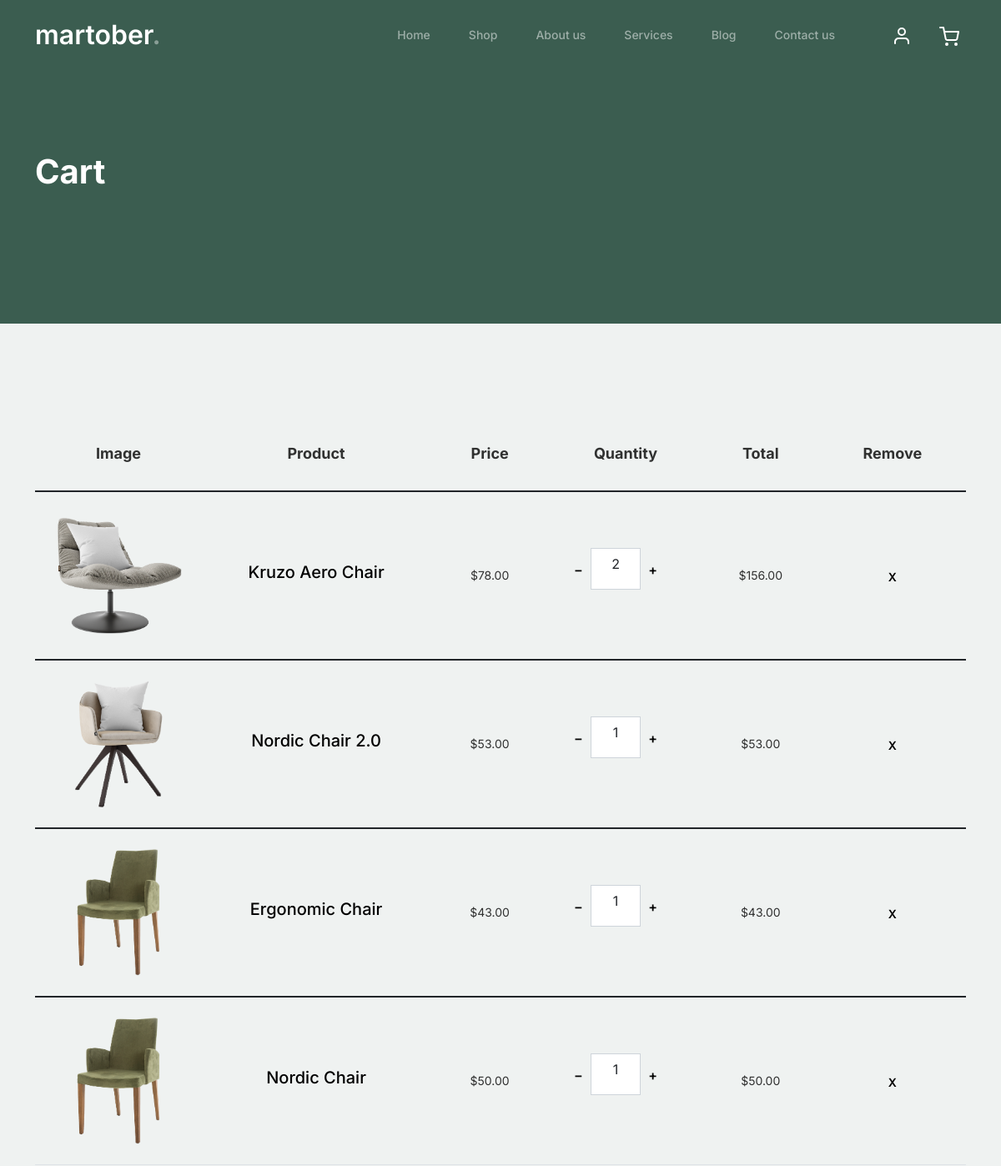
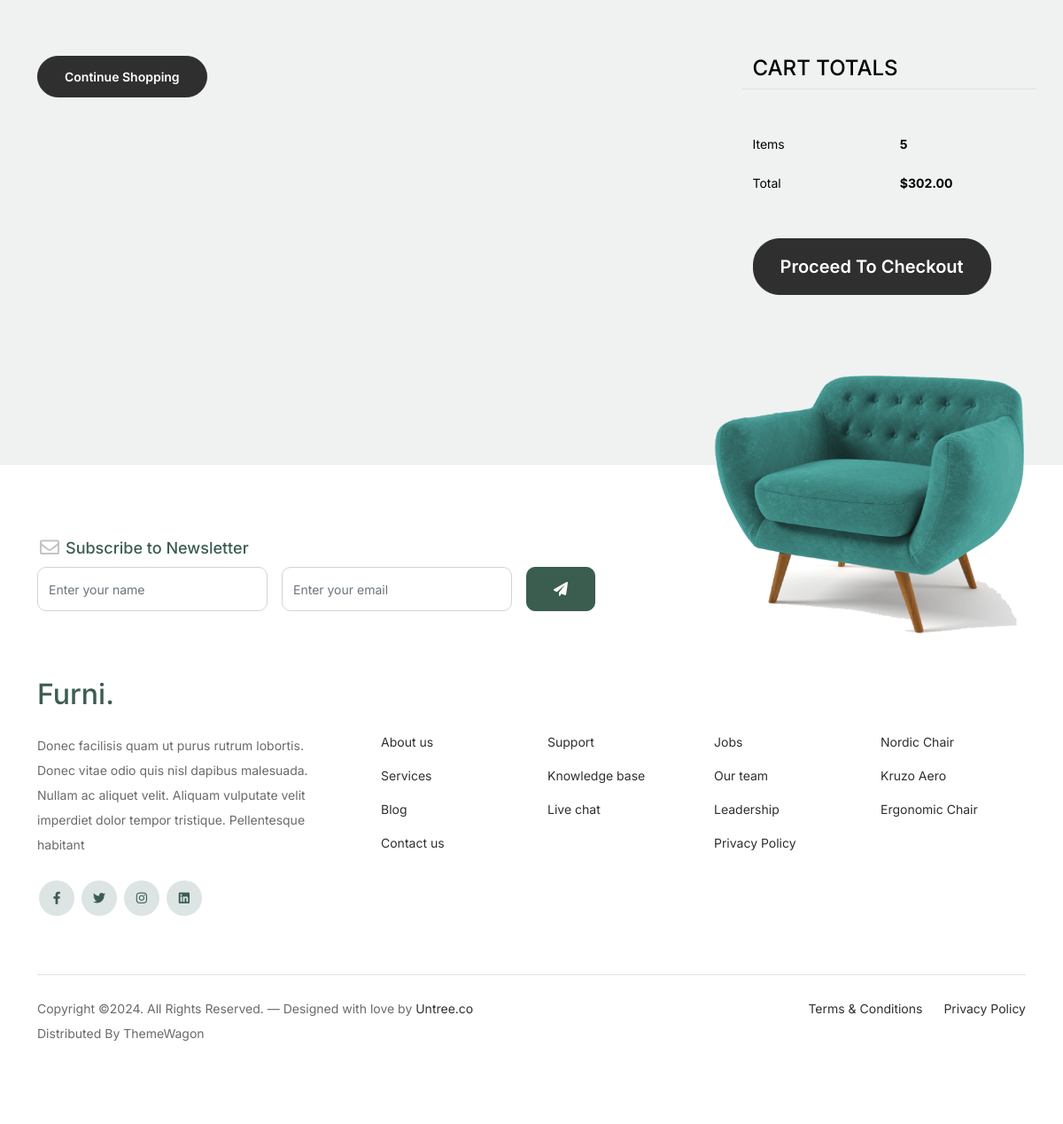
The app's page /cart/ (signed in) with its own data (2 pictures, top to bottom).
### app/models.py (models this page shows, shortened)
class OrderItem(models.Model):
    product = models.ForeignKey(Product, on_delete=models.SET_NULL, blank=True, null=True)
    order = models.ForeignKey(Order, on_delete=models.SET_NULL, blank=True, null=True)
    quantity = models.IntegerField(default=0, null=True, blank=True)
    date_added = models.DateTimeField(auto_now_add=True)
    @property
    def get_total(self):
        total = self.product.price * self.quantity
        return total

class Product(models.Model):
    name = models.CharField(max_length=200, null=True)
    price = models.FloatField(max_length=200, null=True)
    chair = models.BooleanField(default=False, null=True)
    sofa = models.BooleanField(default=False, null=True)
    table = models.BooleanField(default=False, null=True)
    image = models.ImageField(null=True, blank=True)
    @property
    def ImageURL(self):
        try:
            url = self.image.url
        except AttributeError:
            url = ''
        except Exception as e:
            print(f"An error occurred: {e}")
            url = ''
        return url

class Order(models.Model):
    customer = models.ForeignKey(Customer, on_delete=models.SET_NULL, null=True, blank=False)
    date_order = models.DateTimeField(auto_now_add=True)
    complete = models.BooleanField(default=False, null=True, blank=False)
    transaction_id = models.CharField(max_length=200, null=True)
    @property
    def get_cart_items(self):
        orderitems = self.orderitem_set.all()
        total = sum([item.quantity for item in orderitems])
        return total
    @property
    def get_cart_total(self):
        orderitems = self.orderitem_set.all()
        total = sum([item.get_total for item in orderitems])
        return total

### app/views.py (the view)
# urls.py: path('cart/', views.cart, name="cart"),
def cart(request):
    if request.user.is_authenticated:
        customer = request.user.customer
        order, created = Order.objects.get_or_create(customer = customer, complete=False)
        items = order.orderitem_set.all()
    else:
        items = []
        order = {'get_cart_items':0, 'get_cart_total':0}
    context= {'items':items, 'order':order}
    return render(request, 'app/cart.html', context)

### app/templates/app/cart.html (shortened to what this page needs)
{% load static %}
<!doctype html>
<html lang="en">
<head>
		<link href="{%static 'app/css/bootstrap.min.css' %}" rel="stylesheet">
		<link href="https://cdnjs.cloudflare.com/ajax/libs/font-awesome/6.0.0-beta3/css/all.min.css" rel="stylesheet">
		<link href="{%static 'app/css/tiny-slider.css' %}" rel="stylesheet">
		<link href="{%static 'app/css/style.css' %}" rel="stylesheet">
	</head>
	<body>
		<nav class="custom-navbar navbar navbar navbar-expand-md navbar-dark bg-dark" arial-label="Furni navigation bar">
			<div class="container">
				<a class="navbar-brand" href="{% url "index" %}">martober<span>.</span></a>
				<div class="collapse navbar-collapse" id="navbarsFurni">
					<ul class="custom-navbar-nav navbar-nav ms-auto mb-2 mb-md-0">
						<li class="nav-item ">
							<a class="nav-link" href="{% url "index" %}">Home</a>
						</li>
						<li><a class="nav-link" href="{% url "shop" %}">Shop</a></li>
						<li><a class="nav-link" href="{% url "about" %}">About us</a></li>
						<li><a class="nav-link" href="{% url "services" %}">Services</a></li>
						<li><a class="nav-link" href="{% url "blog" %}">Blog</a></li>
						<li><a class="nav-link" href="{% url "contact" %}">Contact us</a></li>
					</ul>
					<ul class="custom-navbar-cta navbar-nav mb-2 mb-md-0 ms-5">
						<li><a class="nav-link" href="#"><img src="{% static 'app/images/user.svg' %}"></a></li>
						<li><a class="nav-link" href="{% url "cart" %}"><img src="{% static 'app/images/cart.svg' %}"></a></li>
					</ul>
				</div>
			</div>
		</nav>
			<div class="hero">
				<div class="container">
					<div class="row justify-content-between">
						<div class="col-lg-5">
							<div class="intro-excerpt">
								<h1>Cart</h1>
							</div>
						</div>
						<div class="col-lg-7">
						</div>
					</div>
				</div>
			</div>
		<div class="untree_co-section before-footer-section">
            <div class="container">
              <div class="row mb-5">
                <form class="col-md-12" method="post">
                  <div class="site-blocks-table">
                    <table class="table">
                      <thead>
                        <tr>
                          <th class="product-thumbnail">Image</th>
                          <th class="product-name">Product</th>
                          <th class="product-price">Price</th>
                          <th class="product-quantity">Quantity</th>
                          <th class="product-total">Total</th>
                          <th class="product-remove">Remove</th>
                        </tr>
                      </thead>
					  {% for item in items %}
                      <tbody>
                        <tr>
                          <td class="product-thumbnail">
                            <img src="{{item.product.ImageURL}}" alt="Image" class="img-fluid">
                          </td>
                          <td class="product-name">
                            <h2 class="h5 text-black">{{item.product.name}}</h2>
                          </td>
                          <td>${{item.product.price | floatformat:2}}</td>
                          <td>
                            <div class="input-group mb-3 d-flex align-items-center quantity-container" style="max-width: 120px;">
								<div class="input-group-prepend">
									<button data-product="{{ item.product.id }}" data-action="remove" class="btn btn-outline-black decrease update-cart" type="button">&minus;</button>
								</div>
								<span data-product="{{ item.product.id }}" class="form-control text-center quantity-amount">{{ item.quantity }}</span>
								<div class="input-group-append">
									<button data-product="{{ item.product.id }}" data-action="add" class="btn btn-outline-black increase update-cart" type="button">&plus;</button>
								</div>
                            </div>
                          </td>
                          <td>${{item.get_total | floatformat:2}}</td>
                          <td><a href="#" class="btn btn-black btn-sm">X</a></td>
                        </tr>
                      </tbody>
					  {% endfor %}
                    </table>
                  </div>
                </form>
              </div>
              <div class="row">
                <div class="col-md-6">
                  <div class="row mb-5">
                    <div class="col-md-6">
                      <button class="btn btn-outline-black btn-sm btn-block" onclick="window.location={% url "shop" %}">Continue Shopping</button>
                    </div>
                  </div>
                </div>
                <div class="col-md-6 pl-5">
                  <div class="row justify-content-end">
                    <div class="col-md-7">
                      <div class="row">
                        <div class="col-md-12 text-right border-bottom mb-5">
                          <h3 class="text-black h4 text-uppercase">Cart Totals</h3>
                        </div>
                      </div>
                      <div class="row mb-3">
                        <div class="col-md-6">
                          <span class="text-black">Items</span>
                        </div>
                        <div class="col-md-6 text-right">
                          <strong class="text-black">{{order.get_cart_items}}</strong>
                        </div>
                      </div>
                      <div class="row mb-5">
                        <div class="col-md-6">
                          <span class="text-black">Total</span>
                        </div>
                        <div class="col-md-6 text-right">
                          <strong class="text-black">${{order.get_cart_total | floatformat:2}}</strong>
                        </div>
                      </div>
                      <div class="row">
                        <div class="col-md-12">
                          <button class="btn btn-black btn-lg py-3 btn-block" onclick="window.location={% url "checkout" %}">Proceed To Checkout</button>
                        </div>
                      </div>
                    </div>
                  </div>
                </div>
              </div>
            </div>
          </div>
		<footer class="footer-section">
			<div class="container relative">
				<div class="sofa-img">
					<img src="{% static 'app/images/sofa.png' %}" alt="Image" class="img-fluid">
				</div>
				<div class="row">
					<div class="col-lg-8">
						<div class="subscription-form">
							<h3 class="d-flex align-items-center"><span class="me-1"><img src="{% static 'app/images/envelope-outline.svg' %}" alt="Image" class="img-fluid"></span><span>Subscribe to Newsletter</span></h3>
							<form action="#" class="row g-3">
								<div class="col-auto">
									<input type="text" class="form-control" placeholder="Enter your name">
								</div>
								<div class="col-auto">
									<input type="email" class="form-control" placeholder="Enter your email">
								</div>
								<div class="col-auto">
									<button class="btn btn-primary">
										<span class="fa fa-paper-plane"></span>
									</button>
								</div>
							</form>
						</div>
					</div>
				</div>
				<div class="row g-5 mb-5">
					<div class="col-lg-4">
						<div class="mb-4 footer-logo-wrap"><a href="#" class="footer-logo">Furni<span>.</span></a></div>
						<p class="mb-4">Donec facilisis quam ut purus rutrum lobortis. Donec vitae odio quis nisl dapibus malesuada. Nullam ac aliquet velit. Aliquam vulputate velit imperdiet dolor tempor tristique. Pellentesque habitant</p>
						<ul class="list-unstyled custom-social">
							<li><a href="#"><span class="fa fa-brands fa-facebook-f"></span></a></li>
							<li><a href="#"><span class="fa fa-brands fa-twitter"></span></a></li>
							<li><a href="#"><span class="fa fa-brands fa-instagram"></span></a></li>
							<li><a href="#"><span class="fa fa-brands fa-linkedin"></span></a></li>
						</ul>
					</div>
					<div class="col-lg-8">
						<div class="row links-wrap">
							<div class="col-6 col-sm-6 col-md-3">
								<ul class="list-unstyled">
									<li><a href="#">About us</a></li>
									<li><a href="#">Services</a></li>
									<li><a href="#">Blog</a></li>
									<li><a href="#">Contact us</a></li>
								</ul>
							</div>
							<div class="col-6 col-sm-6 col-md-3">
								<ul class="list-unstyled">
									<li><a href="#">Support</a></li>
									<li><a href="#">Knowledge base</a></li>
									<li><a href="#">Live chat</a></li>
								</ul>
							</div>
							<div class="col-6 col-sm-6 col-md-3">
								<ul class="list-unstyled">
									<li><a href="#">Jobs</a></li>
									<li><a href="#">Our team</a></li>
									<li><a href="#">Leadership</a></li>
									<li><a href="#">Privacy Policy</a></li>
								</ul>
							</div>
							<div class="col-6 col-sm-6 col-md-3">
								<ul class="list-unstyled">
									<li><a href="#">Nordic Chair</a></li>
									<li><a href="#">Kruzo Aero</a></li>
									<li><a href="#">Ergonomic Chair</a></li>
								</ul>
							</div>
						</div>
					</div>
				</div>
				<div class="border-top copyright">
					<div class="row pt-4">
						<div class="col-lg-6">
							<p class="mb-2 text-center text-lg-start">Copyright &copy;. All Rights Reserved. &mdash; Designed with love by <a href="https://untree.co">Untree.co</a> Distributed By <a hreff="https://themewagon.com">ThemeWagon</a>
            </p>
						</div>
						<div class="col-lg-6 text-center text-lg-end">
							<ul class="list-unstyled d-inline-flex ms-auto">
								<li class="me-4"><a href="#">Terms &amp; Conditions</a></li>
								<li><a href="#">Privacy Policy</a></li>
							</ul>
						</div>
					</div>
				</div>
			</div>
		</footer>
	</body>
</html>

### records on screen
OrderItem: product.ImageURL (picture), product.name "Kruzo Aero Chair", product.price "78.00", quantity "2", get_total "156.00"
OrderItem: product.ImageURL (picture), product.name "Nordic Chair 2.0", product.price "53.00", quantity "1", get_total "53.00"
OrderItem: product.ImageURL (picture), product.name "Ergonomic Chair", product.price "43.00", quantity "1", get_total "43.00"
OrderItem: product.ImageURL (picture), product.name "Nordic Chair", product.price "50.00", quantity "1", get_total "50.00"
Order: get_cart_items "5", get_cart_total "302.00"
